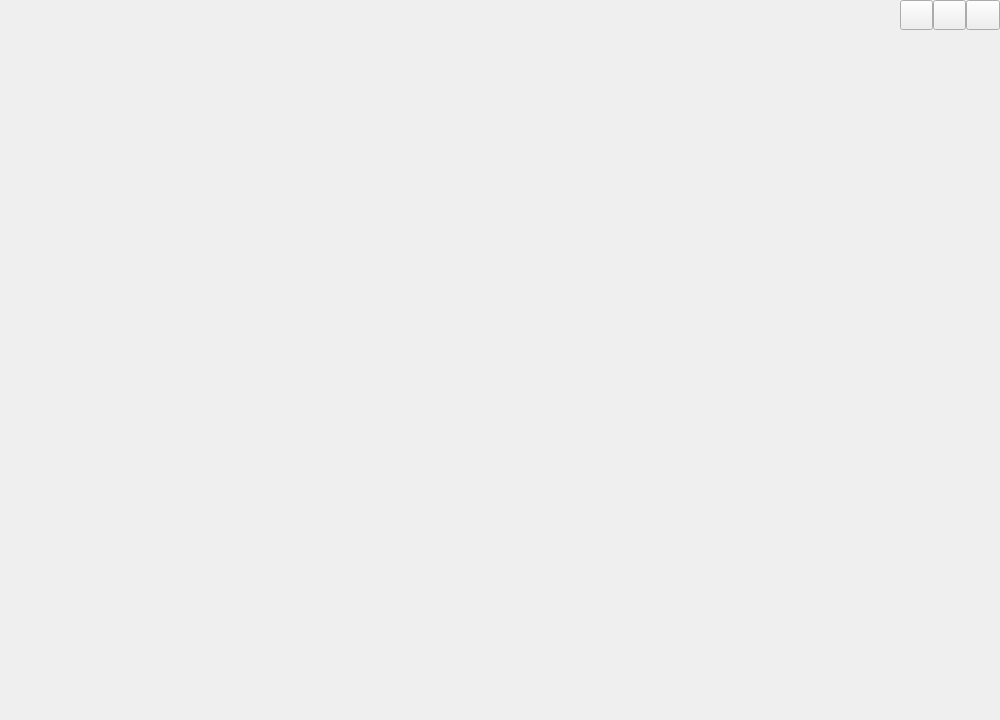
<?xml version="1.0" encoding="UTF-8"?>
<ui version="4.0">
 <class>frmMain</class>
 <widget class="QWidget" name="frmMain">
  <property name="geometry">
   <rect>
    <x>0</x>
    <y>0</y>
    <width>1000</width>
    <height>720</height>
   </rect>
  </property>
  <property name="windowTitle">
   <string>Form</string>
  </property>
  <layout class="QVBoxLayout" name="verticalLayout_3">
   <property name="spacing">
    <number>0</number>
   </property>
   <property name="leftMargin">
    <number>0</number>
   </property>
   <property name="topMargin">
    <number>0</number>
   </property>
   <property name="rightMargin">
    <number>0</number>
   </property>
   <property name="bottomMargin">
    <number>0</number>
   </property>
   <item>
    <widget class="QWidget" name="widgetTop" native="true">
     <property name="minimumSize">
      <size>
       <width>0</width>
       <height>80</height>
      </size>
     </property>
     <property name="maximumSize">
      <size>
       <width>16777215</width>
       <height>80</height>
      </size>
     </property>
     <layout class="QGridLayout" name="gridLayout">
      <property name="leftMargin">
       <number>0</number>
      </property>
      <property name="topMargin">
       <number>0</number>
      </property>
      <property name="rightMargin">
       <number>0</number>
      </property>
      <property name="bottomMargin">
       <number>0</number>
      </property>
      <property name="spacing">
       <number>0</number>
      </property>
      <item row="0" column="0" rowspan="2">
       <widget class="QWidget" name="widgetLogo" native="true">
        <property name="minimumSize">
         <size>
          <width>300</width>
          <height>0</height>
         </size>
        </property>
        <layout class="QGridLayout" name="gridLayout_2">
         <item row="1" column="1">
          <widget class="QLabel" name="labLogoEn">
           <property name="text">
            <string/>
           </property>
           <property name="alignment">
            <set>Qt::AlignLeading|Qt::AlignLeft|Qt::AlignTop</set>
           </property>
          </widget>
         </item>
         <item row="0" column="1">
          <widget class="QLabel" name="labLogoCn">
           <property name="text">
            <string/>
           </property>
          </widget>
         </item>
         <item row="0" column="0" rowspan="2">
          <widget class="QLabel" name="labLogoBg">
           <property name="text">
            <string/>
           </property>
          </widget>
         </item>
        </layout>
       </widget>
      </item>
      <item row="0" column="1" rowspan="2">
       <widget class="QWidget" name="widgetBtn" native="true">
        <property name="sizePolicy">
         <sizepolicy hsizetype="Preferred" vsizetype="Expanding">
          <horstretch>0</horstretch>
          <verstretch>0</verstretch>
         </sizepolicy>
        </property>
        <layout class="QHBoxLayout" name="layoutNav">
         <item>
          <spacer name="spacer">
           <property name="orientation">
            <enum>Qt::Horizontal</enum>
           </property>
           <property name="sizeHint" stdset="0">
            <size>
             <width>40</width>
             <height>20</height>
            </size>
           </property>
          </spacer>
         </item>
        </layout>
       </widget>
      </item>
      <item row="0" column="2">
       <widget class="QWidget" name="widgetMenu" native="true">
        <property name="minimumSize">
         <size>
          <width>100</width>
          <height>30</height>
         </size>
        </property>
        <property name="maximumSize">
         <size>
          <width>100</width>
          <height>30</height>
         </size>
        </property>
        <layout class="QHBoxLayout" name="horizontalLayout">
         <property name="spacing">
          <number>0</number>
         </property>
         <property name="leftMargin">
          <number>0</number>
         </property>
         <property name="topMargin">
          <number>0</number>
         </property>
         <property name="rightMargin">
          <number>0</number>
         </property>
         <property name="bottomMargin">
          <number>0</number>
         </property>
         <item>
          <spacer name="horizontalSpacer">
           <property name="orientation">
            <enum>Qt::Horizontal</enum>
           </property>
           <property name="sizeType">
            <enum>QSizePolicy::Ignored</enum>
           </property>
           <property name="sizeHint" stdset="0">
            <size>
             <width>0</width>
             <height>20</height>
            </size>
           </property>
          </spacer>
         </item>
         <item>
          <widget class="QPushButton" name="btnMenu_Min">
           <property name="sizePolicy">
            <sizepolicy hsizetype="Minimum" vsizetype="Expanding">
             <horstretch>0</horstretch>
             <verstretch>0</verstretch>
            </sizepolicy>
           </property>
           <property name="text">
            <string/>
           </property>
          </widget>
         </item>
         <item>
          <widget class="QPushButton" name="btnMenu_Max">
           <property name="sizePolicy">
            <sizepolicy hsizetype="Minimum" vsizetype="Expanding">
             <horstretch>0</horstretch>
             <verstretch>0</verstretch>
            </sizepolicy>
           </property>
           <property name="text">
            <string/>
           </property>
          </widget>
         </item>
         <item>
          <widget class="QPushButton" name="btnMenu_Close">
           <property name="sizePolicy">
            <sizepolicy hsizetype="Minimum" vsizetype="Expanding">
             <horstretch>0</horstretch>
             <verstretch>0</verstretch>
            </sizepolicy>
           </property>
           <property name="text">
            <string/>
           </property>
          </widget>
         </item>
        </layout>
       </widget>
      </item>
      <item row="1" column="2">
       <widget class="QWidget" name="widgetInfo" native="true">
        <property name="sizePolicy">
         <sizepolicy hsizetype="Preferred" vsizetype="Expanding">
          <horstretch>0</horstretch>
          <verstretch>0</verstretch>
         </sizepolicy>
        </property>
        <layout class="QVBoxLayout" name="verticalLayout_2">
         <property name="spacing">
          <number>0</number>
         </property>
         <property name="leftMargin">
          <number>0</number>
         </property>
         <property name="topMargin">
          <number>0</number>
         </property>
         <property name="rightMargin">
          <number>0</number>
         </property>
         <property name="bottomMargin">
          <number>0</number>
         </property>
        </layout>
       </widget>
      </item>
     </layout>
    </widget>
   </item>
   <item>
    <widget class="QWidget" name="widgetMain" native="true">
     <layout class="QVBoxLayout" name="verticalLayout">
      <property name="spacing">
       <number>0</number>
      </property>
      <property name="leftMargin">
       <number>1</number>
      </property>
      <property name="topMargin">
       <number>1</number>
      </property>
      <property name="rightMargin">
       <number>1</number>
      </property>
      <property name="bottomMargin">
       <number>1</number>
      </property>
      <item>
       <widget class="QStackedWidget" name="stackedWidget"/>
      </item>
     </layout>
    </widget>
   </item>
   <item>
    <widget class="BottomWidget" name="bottomWidget" native="true"/>
   </item>
  </layout>
 </widget>
 <customwidgets>
  <customwidget>
   <class>BottomWidget</class>
   <extends>QWidget</extends>
   <header>bottomwidget.h</header>
   <container>1</container>
  </customwidget>
 </customwidgets>
 <resources/>
 <connections/>
</ui>
